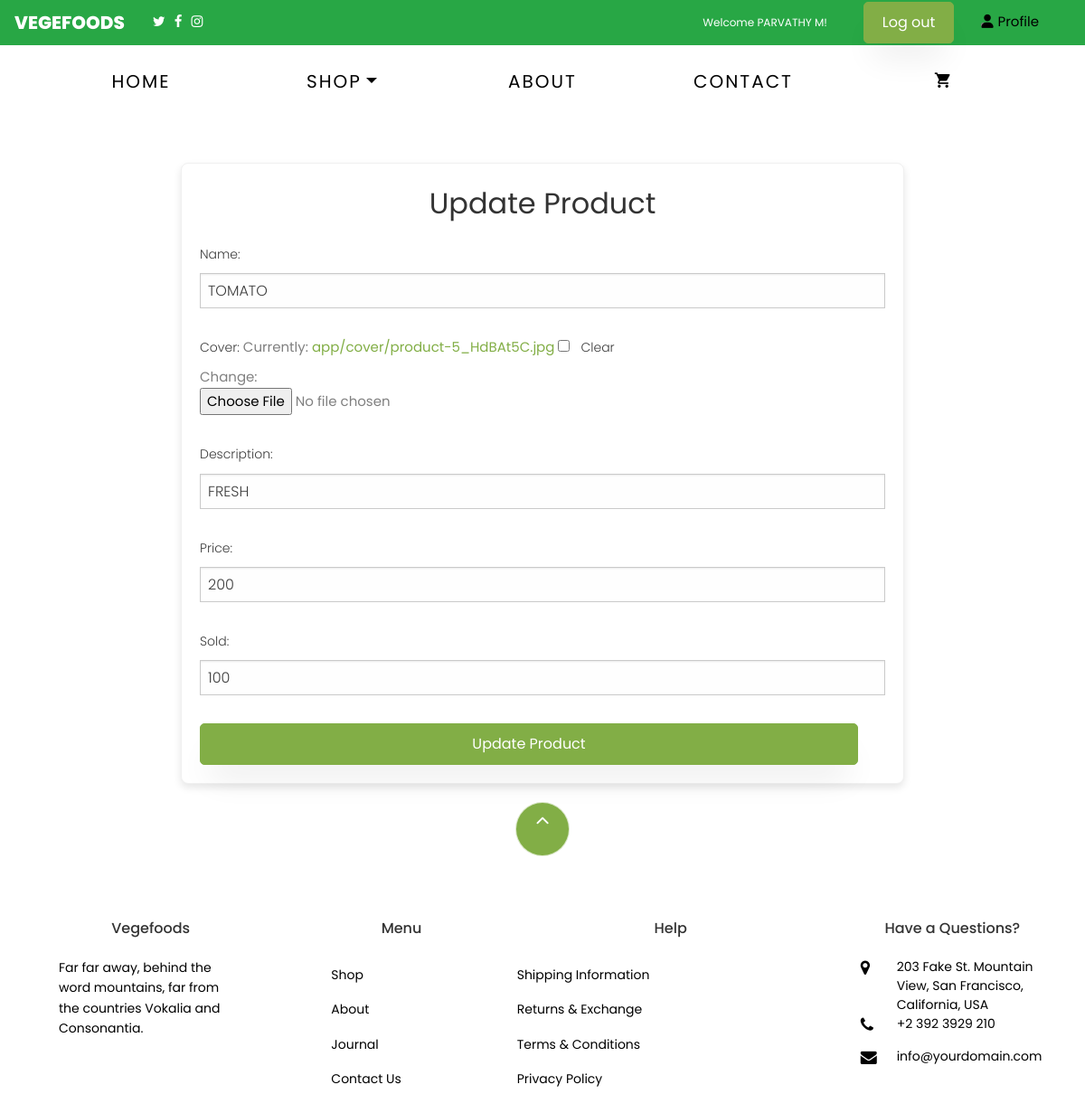
/veg/update/1/ (signed in), run on the app's committed database.
### app/models.py (models this page shows, shortened)
class customuser(AbstractUser):
    full_name = models.CharField(max_length=255, blank=True, null=True)
    phone = models.CharField(max_length=15, blank=True, null=True)
    is_admin = models.BooleanField(default=False)
    is_user = models.BooleanField(default=False)

class Veg(models.Model):
    name=models.CharField(max_length=30)
    cover=models.ImageField(upload_to='app/cover',null=True,blank=True)
    description =models.CharField(max_length=400)
    price=models.IntegerField()
    sold=models.IntegerField()

### app/views.py (the view)
# urls.py: path('veg/update/<int:v_id>/', views.update_veg, name='update_veg'),
@login_required
def update_veg(request, v_id):
    veg = get_object_or_404(Veg, id=v_id)
    if request.method == 'POST':
        form = VegForm(request.POST, request.FILES, instance=veg)
        if form.is_valid():
            form.save()
            return redirect('vegetable_list')  # Redirect to the vegetable list page or wherever appropriate
    else:
        form = VegForm(instance=veg)
    return render(request, 'update_veg.html', {'form': form, 'veg': veg})

### app/forms.py
class VegForm(forms.ModelForm):
    class Meta:
        model = Veg
        fields = ['name', 'cover', 'description', 'price','sold']

### templates/update_veg.html (shortened to what this page needs)
{% extends 'base.html' %}
{% load static %}
{% block content %}
    <div class="product">
        <h2>Update Product</h2>
        <form method="post" enctype="multipart/form-data">
            {{ form.as_p }}
            <button type="submit" class="btn btn-primary">Update Product</button>
        </form>
    </div>
{% endblock %}

### templates/base.html (shortened to what this page needs)
{% load static %}
<!DOCTYPE html>
<html lang="en">
  <head>
    <link rel="stylesheet" type="text/css" href="https://cdnjs.cloudflare.com/ajax/libs/slick-carousel/1.7.1/slick.css" />
    <link rel="stylesheet" type="text/css" href="https://cdnjs.cloudflare.com/ajax/libs/slick-carousel/1.7.1/slick-theme.css" />
    <link rel="stylesheet" href="https://cdnjs.cloudflare.com/ajax/libs/font-awesome/6.0.0-beta3/css/all.min.css">
        <link rel="stylesheet" href="{% static 'special/css/app.css' %}">
        <link rel="stylesheet" href="https://cdnjs.cloudflare.com/ajax/libs/font-awesome/6.6.0/css/brands.min.css" />
    <link rel="stylesheet" href="{%  static 'css/open-iconic-bootstrap.min.css' %}">
    <link rel="stylesheet" href="{%  static 'css/animate.css' %}">
    <link rel="stylesheet" href="{% static 'css/owl.carousel.min.css' %}">
    <link rel="stylesheet" href="{% static 'css/owl.theme.default.min.css' %}">
    <link rel="stylesheet" href="{% static 'css/magnific-popup.css' %}">
    <link rel="stylesheet" href="{% static 'css/aos.css' %}">
    <link rel="stylesheet" href="{% static 'css/ionicons.min.css' %}">
    <link rel="stylesheet" href="{% static 'css/bootstrap-datepicker.css' %}">
    <link rel="stylesheet" href="{% static 'css/jquery.timepicker.css' %}">
    <link rel="stylesheet" href="{% static 'css/flaticon.css' %}">
    <link rel="stylesheet" href="{% static 'css/icomoon.css' %}">
    <link rel="stylesheet" href="{% static 'css/style.css' %}">
  </head>
  <body class="goto-here">
    <nav class="navbar navbar-expand-lg navbar-light bg-success" style="height: 50px">
      <a class="navbar-brand" style="color: white;">Vegefoods</a>
      <div class="container-fluid">
        <ul style="list-style: none; padding: 0; margin: 0; display: flex;">
          <li style="margin-right: 10px; "><a href="#"><span class="icon-twitter" style="color: white;"></span></a></li>
          <li style="margin-right: 10px;"><a href="#"><span class="icon-facebook"  style="color: white;"></span></a></li>
          <li style="margin-right: 10px;"><a href="#"><span class="icon-instagram" style="color: white;"></span></a></li>
  </ul>
  {% if user.is_authenticated %}
  <div class="header-content">
       <small class="welcome-message">Welcome {{ user.full_name }}!</small>
    <a href="{% url 'logout' %}" class="btn btn-primary">Log out</a>
    {% if request.user.is_user %}
      <li class="nav-item">
        <a href="{% url 'user_profile_details' %}" class="profile-link">
            <i class="fas fa-user"></i> Profile
        </a>
      </li>
    {% endif %}
{% endif %}
      </div>
</div>
</nav>
{% if user.is_authenticated %}
    <nav class="navbar navbar-expand-lg navbar-dark ftco_navbar bg-dark ftco-navbar-light" id="ftco-navbar">
	    <div class="container">
	      <div class="collapse navbar-collapse" id="ftco-nav" style>
	        <ul class="navbar-nav ml-auto">
	          <li class="nav-item active"><a href="{% url 'home' %}" class="nav-link" style="font-size: 20px;">Home</a></li>
	          <li class="nav-item dropdown">
              <a class="nav-link dropdown-toggle" href="#" id="dropdown04" data-toggle="dropdown" aria-haspopup="true" aria-expanded="false" style="font-size: 20px;">Shop</a>
            </li>
	          <li class="nav-item"><a href="{% url 'about' %}" class="nav-link" style="font-size: 20px;" >About</a></li>
	           <li class="nav-item"><a href="{% url 'contact' %}" class="nav-link" style="font-size: 20px;">Contact</a></li>
	          <li class="nav-item cta cta-colored"><a href="{% url 'cart' %}" class="nav-link" style="font-size: 20px;"><span class="icon-shopping_cart"></span></a></li>
	        </ul>
	      </div>
	    </div>
	  </nav>
     {% endif %}
{% block content %}
{% endblock %}
<footer class="ftco-footer ftco-section" >
  <div class="container">
    <div class="row">
      <div class="mouse">
        <a href="#" class="mouse-icon">
          <div class="mouse-wheel"><span class="ion-ios-arrow-up"></span></div>
        </a>
      </div>
    </div>
    <div class="row mb-5">
      <div class="col-md">
        <div class="ftco-footer-widget mb-4">
          <h2 class="ftco-heading-2" style="margin-left: 20px;">Vegefoods</h2>
          <p style="margin-left:20px;">Far far away, behind the word mountains, far from the countries Vokalia and Consonantia.</p>
          <ul class="ftco-footer-social list-unstyled float-md-left float-lft mt-5">
          </ul>
        </div>
      </div>
      <div class="col-md">
        <div class="ftco-footer-widget mb-4 ml-md-5">
          <h2 class="ftco-heading-2"style="margin-left: 20px;" >Menu</h2>
          <ul class="list-unstyled">
            <li><a href="#" class="py-2 d-block">Shop</a></li>
            <li><a href="{% url 'about' %}" class="py-2 d-block">About</a></li>
            <li><a href="#" class="py-2 d-block">Journal</a></li>
            <li><a href="{% url 'contact' %}" class="py-2 d-block">Contact Us</a></li>
          </ul>
        </div>
      </div>
      <div class="col-md-4">
         <div class="ftco-footer-widget mb-4">
          <h2 class="ftco-heading-2"style="margin-left: 30px;">Help</h2>
          <div class="d-flex">
            <ul class="list-unstyled mr-l-5 pr-l-3 mr-4">
              <li><a href="#" class="py-2 d-block">Shipping Information</a></li>
              <li><a href="#" class="py-2 d-block">Returns &amp; Exchange</a></li>
              <li><a href="#" class="py-2 d-block">Terms &amp; Conditions</a></li>
              <li><a href="#" class="py-2 d-block">Privacy Policy</a></li>
            </ul>
                 </div>
        </div>
      </div>
      <div class="col-md">
        <div class="ftco-footer-widget mb-4">
          <h2 class="ftco-heading-2"style="margin-left:20px;">Have a Questions?</h2>
          <div class="block-23 mb-3">
            <ul>
              <li><span class="icon icon-map-marker"></span><span class="text" >203 Fake St. Mountain View, San Francisco, California, USA</span></li>
              <li><a href="#"><span class="icon icon-phone"></span><span class="text">+2 392 3929 210</span></a></li>
              <li><a href="#"><span class="icon icon-envelope"></span><span class="text">info@yourdomain.com</span></a></li>
            </ul>
          </div>
        </div>
      </div>
    </div>
  </div>
</footer>
  </body>
</html>

### static/css/icomoon.css (style rules this page uses)
[class^="icon-"], [class*=" icon-"] { font-family: 'icomoon' !important; speak: none; font-style: normal; font-weight: normal; font-variant: normal; text-transform: none; line-height: 1; -webkit-font-smoothing: antialiased; -moz-osx-font-smoothing: grayscale; }
.icon-map-marker:before { content: "\f041"; }
.icon-phone:before { content: "\f095"; }
.icon-twitter:before { content: "\f099"; }
.icon-facebook:before { content: "\f09a"; }
.icon-envelope:before { content: "\f0e0"; }
.icon-instagram:before { content: "\f16d"; }
.icon-shopping_cart:before { content: "\e8cc"; }

### templates/base.html (style rules this page uses)
* { margin: 0; padding: 0; }
#ftco-navbar ul.navbar-nav { display: flex; justify-content: space-between; width: 100%; }
#ftco-navbar ul.navbar-nav li { flex: 1; text-align: center; }
.header-content { display: flex; align-items: center; justify-content: space-between; padding: 10px 20px; }
.welcome-message { color: white; text-align: center; margin: 0; margin-right: 40px; flex: 1; }
.btn-primary { background-color: #007bff; color: white; padding: 10px 20px; border: none; border-radius: 5px; cursor: pointer; text-decoration: none; margin-right: 30px; }
.profile-link { color: black; text-decoration: none; display: flex; align-items: center; margin-top: -30px; }
.profile-link i { margin-right: 5px; }
#ftco-navbar ul li { position: relative; }

### templates/update_veg.html (style rules this page uses)
.product { width: 90%; max-width: 800px; margin: 50px auto; padding: 20px; background: #fff; border-radius: 8px; box-shadow: 0 4px 8px rgba(0, 0, 0, 0.1); }
h2 { color: #333; margin-bottom: 20px; text-align: center; font-size: 2rem; }
form { display: flex; flex-direction: column; }
form p { margin: 0 0 15px; }
button { padding: 10px 20px; border: none; border-radius: 4px; background-color: #007bff; color: #fff; font-size: 1rem; cursor: pointer; transition: background-color 0.3s ease; }
.btn-primary { background-color: #007bff; border-color: #007bff; }

### data on the page
customuser: full_name "PARVATHY M"
Veg: name "TOMATO", description "FRESH", price "200", sold "100"
